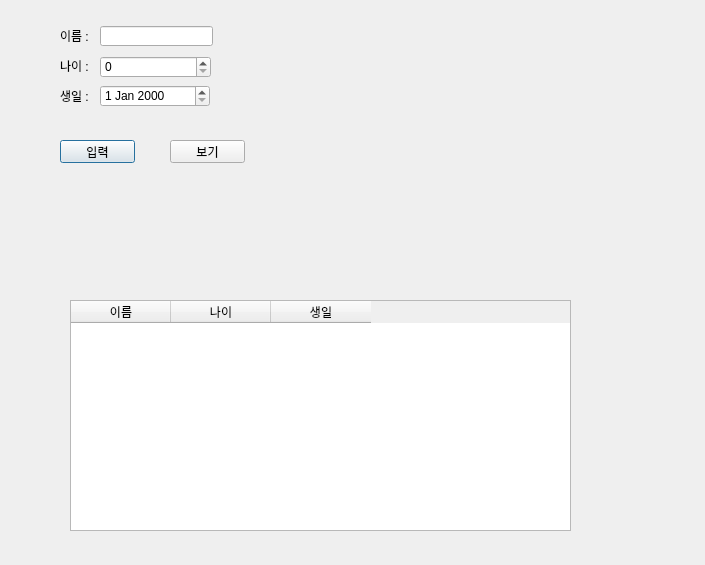
<?xml version="1.0" encoding="UTF-8"?>
<ui version="4.0">
 <class>Dialog</class>
 <widget class="QDialog" name="Dialog">
  <property name="geometry">
   <rect>
    <x>0</x>
    <y>0</y>
    <width>705</width>
    <height>565</height>
   </rect>
  </property>
  <property name="windowTitle">
   <string>Dialog</string>
  </property>
  <widget class="QTableWidget" name="tableWidget">
   <property name="geometry">
    <rect>
     <x>70</x>
     <y>300</y>
     <width>501</width>
     <height>231</height>
    </rect>
   </property>
   <column>
    <property name="text">
     <string>이름</string>
    </property>
   </column>
   <column>
    <property name="text">
     <string>나이</string>
    </property>
   </column>
   <column>
    <property name="text">
     <string>생일</string>
    </property>
   </column>
  </widget>
  <widget class="QLabel" name="label">
   <property name="geometry">
    <rect>
     <x>60</x>
     <y>30</y>
     <width>56</width>
     <height>12</height>
    </rect>
   </property>
   <property name="text">
    <string>이름 : </string>
   </property>
  </widget>
  <widget class="QLabel" name="label_2">
   <property name="geometry">
    <rect>
     <x>60</x>
     <y>60</y>
     <width>56</width>
     <height>12</height>
    </rect>
   </property>
   <property name="text">
    <string>나이 : </string>
   </property>
  </widget>
  <widget class="QLabel" name="label_3">
   <property name="geometry">
    <rect>
     <x>60</x>
     <y>90</y>
     <width>56</width>
     <height>12</height>
    </rect>
   </property>
   <property name="text">
    <string>생일 : </string>
   </property>
  </widget>
  <widget class="QLineEdit" name="lineEdit">
   <property name="geometry">
    <rect>
     <x>100</x>
     <y>26</y>
     <width>113</width>
     <height>20</height>
    </rect>
   </property>
  </widget>
  <widget class="QSpinBox" name="spinBox">
   <property name="geometry">
    <rect>
     <x>100</x>
     <y>56</y>
     <width>111</width>
     <height>22</height>
    </rect>
   </property>
  </widget>
  <widget class="QDateEdit" name="dateEdit">
   <property name="geometry">
    <rect>
     <x>100</x>
     <y>85</y>
     <width>110</width>
     <height>22</height>
    </rect>
   </property>
  </widget>
  <widget class="QPushButton" name="inputBtn">
   <property name="geometry">
    <rect>
     <x>60</x>
     <y>140</y>
     <width>75</width>
     <height>23</height>
    </rect>
   </property>
   <property name="text">
    <string>입력</string>
   </property>
  </widget>
  <widget class="QPushButton" name="showBtn">
   <property name="geometry">
    <rect>
     <x>170</x>
     <y>140</y>
     <width>75</width>
     <height>23</height>
    </rect>
   </property>
   <property name="text">
    <string>보기</string>
   </property>
  </widget>
 </widget>
 <resources/>
 <connections/>
</ui>
